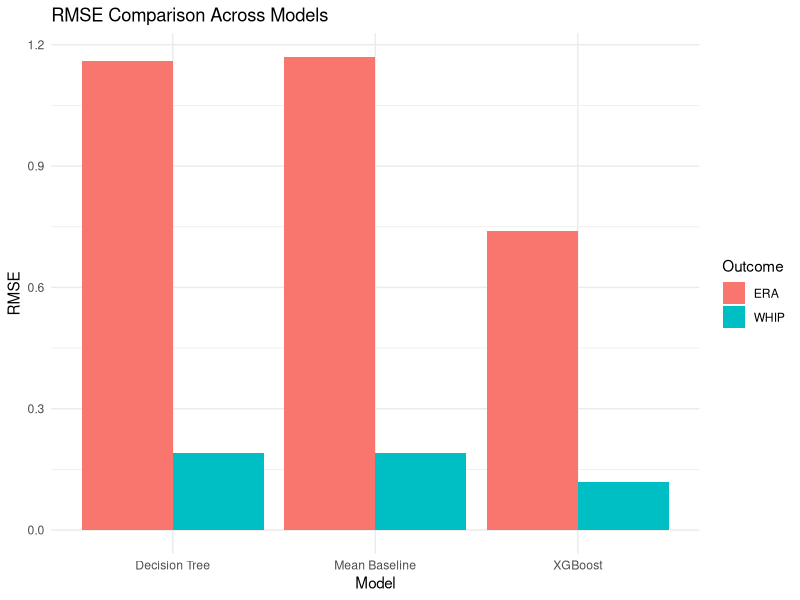
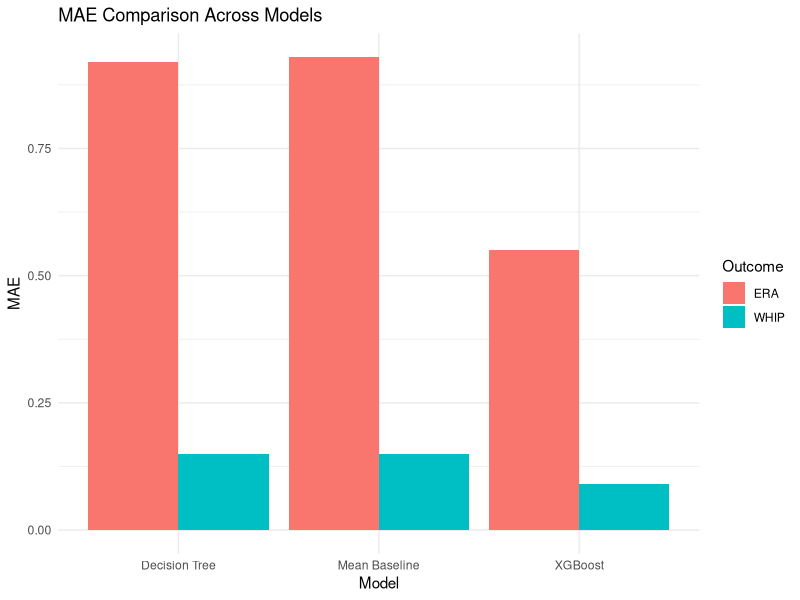
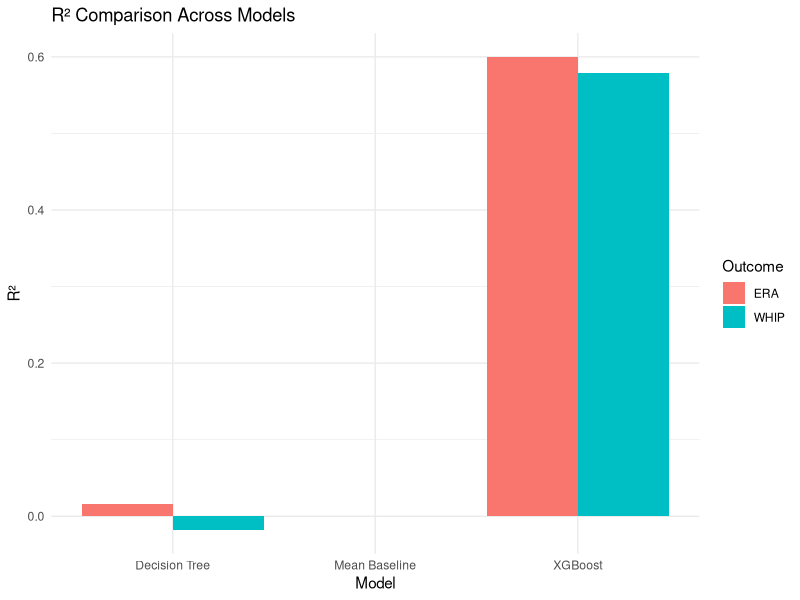

The R script that drew these images, in order:
#More Visualizations 

#bar chart comparing the RSME, MAE, and R2 in each of the three models 


library(ggplot2)

# Create a dataframe of all results
results <- data.frame(
  Model = rep(c("Mean Baseline", "Decision Tree", "XGBoost"), each = 2),
  Outcome = rep(c("ERA", "WHIP"), 3),
  RMSE = c(1.17, 0.19, 1.16, 0.19, 0.74, 0.12),
  MAE  = c(0.93, 0.15, 0.92, 0.15, 0.55, 0.09),
  R2   = c(0, 0, 0.016, -0.018, 0.600, 0.579)
)

# RMSE comparison
ggplot(results, aes(x = Model, y = RMSE, fill = Outcome)) +
  geom_bar(stat = "identity", position = "dodge") +
  labs(title = "RMSE Comparison Across Models", y = "RMSE") +
  theme_minimal()

# MAE comparison
ggplot(results, aes(x = Model, y = MAE, fill = Outcome)) +
  geom_bar(stat = "identity", position = "dodge") +
  labs(title = "MAE Comparison Across Models", y = "MAE") +
  theme_minimal()

# R2 comparison
ggplot(results, aes(x = Model, y = R2, fill = Outcome)) +
  geom_bar(stat = "identity", position = "dodge") +
  labs(title = "R² Comparison Across Models", y = "R²") +
  theme_minimal()
